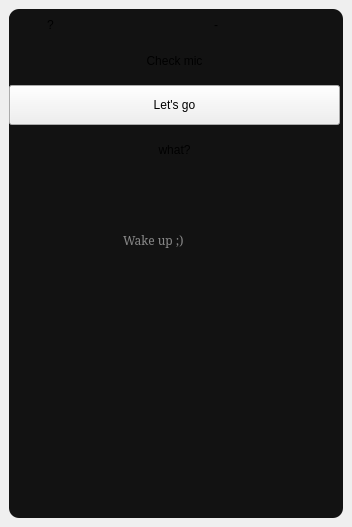
<?xml version="1.0" encoding="UTF-8"?>
<ui version="4.0">
 <class>MainWindow</class>
 <widget class="QMainWindow" name="MainWindow">
  <property name="geometry">
   <rect>
    <x>0</x>
    <y>0</y>
    <width>352</width>
    <height>527</height>
   </rect>
  </property>
  <property name="windowTitle">
   <string>VoiceHelper</string>
  </property>
  <property name="styleSheet">
   <string notr="true">QMainWindow {
	background-color: green;
	border-radius: 10px;
}

background-color: #121212;</string>
  </property>
  <widget class="QWidget" name="centralwidget">
   <property name="styleSheet">
    <string notr="true">QWidget {
	color: white;
	background-color: #121212;
	font-size: 14pt;
	font-family: SimSun;
	font-weight: 600;
	border-radius: 10px;
}

Cascadia Code
Kelson Sans
Mv Boli
RomanD</string>
   </property>
   <layout class="QVBoxLayout" name="verticalLayout">
    <item>
     <widget class="QFrame" name="frame">
      <property name="minimumSize">
       <size>
        <width>0</width>
        <height>100</height>
       </size>
      </property>
      <property name="styleSheet">
       <string notr="true">QFrame {
	background-color: #121212;
	border-radius: 10px;
}</string>
      </property>
      <property name="frameShape">
       <enum>QFrame::StyledPanel</enum>
      </property>
      <property name="frameShadow">
       <enum>QFrame::Raised</enum>
      </property>
      <widget class="QWidget" name="layoutWidget">
       <property name="geometry">
        <rect>
         <x>0</x>
         <y>30</y>
         <width>331</width>
         <height>134</height>
        </rect>
       </property>
       <layout class="QGridLayout" name="layout_but">
        <property name="horizontalSpacing">
         <number>0</number>
        </property>
        <property name="verticalSpacing">
         <number>2</number>
        </property>
        <item row="8" column="0">
         <widget class="QPushButton" name="btn_what">
          <property name="minimumSize">
           <size>
            <width>0</width>
            <height>40</height>
           </size>
          </property>
          <property name="cursor">
           <cursorShape>PointingHandCursor</cursorShape>
          </property>
          <property name="styleSheet">
           <string notr="true">QPushButton {
	background-color: #121212;
	border: none;
}

QPushButton:hover {
	background-color: #666;
}

QPushButton:pressed {
	background-color: #888;
}</string>
          </property>
          <property name="text">
           <string>what?</string>
          </property>
         </widget>
        </item>
        <item row="1" column="0">
         <widget class="QPushButton" name="btn_go">
          <property name="minimumSize">
           <size>
            <width>0</width>
            <height>40</height>
           </size>
          </property>
          <property name="cursor">
           <cursorShape>PointingHandCursor</cursorShape>
          </property>
          <property name="styleSheet">
           <string notr="true">QPushButton {
	background-color: #121212;
	border: none;
}

QPushButton:hover {
	background-color: #666;
}

QPushButton:pressed {
	background-color: #888;
}

background-color: transparent;</string>
          </property>
          <property name="text">
           <string>Let's go</string>
          </property>
         </widget>
        </item>
        <item row="0" column="0">
         <widget class="QPushButton" name="btn_mic">
          <property name="enabled">
           <bool>true</bool>
          </property>
          <property name="minimumSize">
           <size>
            <width>0</width>
            <height>38</height>
           </size>
          </property>
          <property name="cursor">
           <cursorShape>PointingHandCursor</cursorShape>
          </property>
          <property name="styleSheet">
           <string notr="true">QPushButton {
	background-color: #121212;
	border: none;
}

QPushButton:hover {
	background-color: #666;
}

QPushButton:pressed {
	background-color: #888;
}</string>
          </property>
          <property name="text">
           <string>Check mic</string>
          </property>
         </widget>
        </item>
       </layout>
      </widget>
      <widget class="QPlainTextEdit" name="plain_text">
       <property name="geometry">
        <rect>
         <x>0</x>
         <y>169</y>
         <width>331</width>
         <height>321</height>
        </rect>
       </property>
       <property name="styleSheet">
        <string notr="true">QPlainTextEdit {
	background-color: transparent;
	font-family: SimSun;
	border: none;
	color: #888;
	margin-left: 110px;
	margin-top: 50px;
}


</string>
       </property>
       <property name="readOnly">
        <bool>true</bool>
       </property>
       <property name="plainText">
        <string>Wake up ;)</string>
       </property>
      </widget>
      <widget class="QWidget" name="gridLayoutWidget">
       <property name="geometry">
        <rect>
         <x>0</x>
         <y>0</y>
         <width>331</width>
         <height>32</height>
        </rect>
       </property>
       <layout class="QGridLayout" name="gridLayout_2">
        <property name="spacing">
         <number>0</number>
        </property>
        <item row="0" column="1">
         <widget class="QPushButton" name="btn_2">
          <property name="minimumSize">
           <size>
            <width>0</width>
            <height>30</height>
           </size>
          </property>
          <property name="maximumSize">
           <size>
            <width>10000000</width>
            <height>300</height>
           </size>
          </property>
          <property name="styleSheet">
           <string notr="true">QPushButton {
	background-color: #121212;
	border: none;
}

QPushButton:hover {
	background-color: #666;
}

QPushButton:pressed {
	background-color: #888;
}</string>
          </property>
          <property name="text">
           <string/>
          </property>
          <property name="icon">
           <iconset resource="file.qrc">
            <normaloff>:/icons/icons/volume2.png</normaloff>:/icons/icons/volume2.png</iconset>
          </property>
         </widget>
        </item>
        <item row="0" column="0">
         <widget class="QPushButton" name="btn_1">
          <property name="minimumSize">
           <size>
            <width>70</width>
            <height>30</height>
           </size>
          </property>
          <property name="maximumSize">
           <size>
            <width>1009999</width>
            <height>16777215</height>
           </size>
          </property>
          <property name="styleSheet">
           <string notr="true">QPushButton {
	background-color: #121212;
	border-radius: 10px;
}

QPushButton:hover {
	background-color: #666;
}

QPushButton:pressed {
	background-color: #888;
}</string>
          </property>
          <property name="text">
           <string>?</string>
          </property>
         </widget>
        </item>
        <item row="0" column="2">
         <widget class="QPushButton" name="btn_3">
          <property name="minimumSize">
           <size>
            <width>0</width>
            <height>30</height>
           </size>
          </property>
          <property name="maximumSize">
           <size>
            <width>16777215</width>
            <height>16777215</height>
           </size>
          </property>
          <property name="styleSheet">
           <string notr="true">QPushButton {
	background-color: #121212;
	border: none;
}

QPushButton:hover {
	background-color: #666;
}

QPushButton:pressed {
	background-color: #888;
}</string>
          </property>
          <property name="text">
           <string>-</string>
          </property>
         </widget>
        </item>
        <item row="0" column="3">
         <widget class="QPushButton" name="btn_4">
          <property name="minimumSize">
           <size>
            <width>40</width>
            <height>30</height>
           </size>
          </property>
          <property name="maximumSize">
           <size>
            <width>16777215</width>
            <height>16777215</height>
           </size>
          </property>
          <property name="styleSheet">
           <string notr="true">QPushButton {
	background-color: #121212;
	border: none;
	border-radius: 10px;
}

QPushButton:hover {
	background-color: #666;
}

QPushButton:pressed {
	background-color: #888;
}</string>
          </property>
          <property name="text">
           <string/>
          </property>
          <property name="icon">
           <iconset resource="file.qrc">
            <normaloff>:/icons/icons/close3.png</normaloff>:/icons/icons/close3.png</iconset>
          </property>
          <property name="iconSize">
           <size>
            <width>18</width>
            <height>18</height>
           </size>
          </property>
         </widget>
        </item>
       </layout>
      </widget>
     </widget>
    </item>
   </layout>
  </widget>
 </widget>
 <resources>
  <include location="file.qrc"/>
 </resources>
 <connections/>
</ui>
